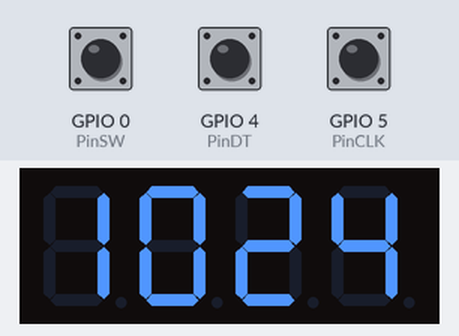
Recording of a sketch running on a simulated ESP8266 (NodeMCU). Shown: 4-digit seven-segment display. Inputs (shaded band) come from the test bench; at power-on: GPIO 0 (PinSW) HIGH, GPIO 5 (PinCLK) LOW, GPIO 4 (PinDT) HIGH. WiFi joins after 1.5 s; servers stay silent unless stated; the local clock reads 2024-03-15 10:24:30 at power-on unless the sketch sets it; what the sketch prints to the serial monitor is not drawn.

Above: at 2.7 s.
2.8 s: GPIO 0 (PinSW) pulled LOW for 0.15 s
At 3.9 s:
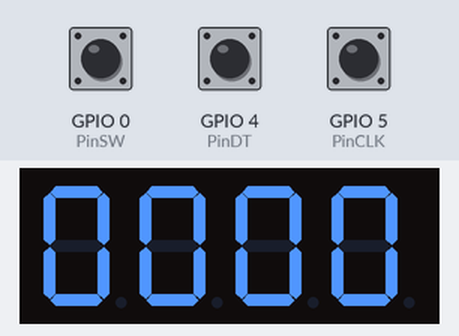
5.9 s: GPIO 0 (PinSW) pulled LOW for 1 s
9.9 s: GPIO 5 (PinCLK) pulsed HIGH 2 times (0.12 s each, 0.3 s apart)
At 11.3 s:
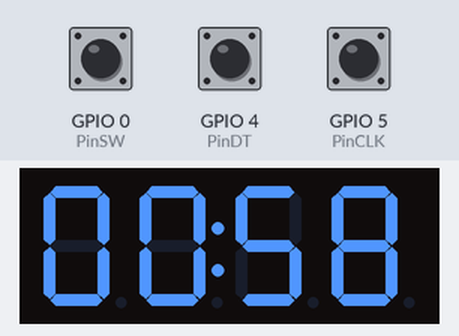
Timing chart, 0 to 12.9 s (numbered marks = the images above; inputs shaded):
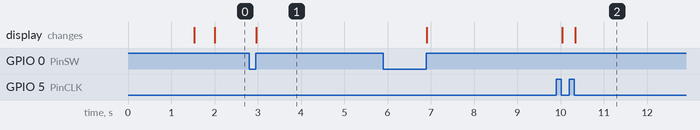

The sketch:

wificlock.ino
```cpp
//#define DEBUG

#include <ESP8266WiFi.h>
#include <time.h>
#include "TM1637.h"
#define ON 1
#define OFF 0

///////////////////////////// Wifi setup
const char* ssid = "";
const char* password = "";

//////////////////////////// KY-040 Rotary encoder
const int PinCLK=5;                   // Used for generating interrupts using CLK signal
const int PinDT=4;                    // Used for reading DT signal
const int PinSW=0;                    // Used for the push button switch
static long encoderPos = -1;    // Au 1er démarrage, il passera à 0
int PinCLKLast = LOW;
volatile boolean TurnDetected;
volatile boolean up;
static long virtualPosition=0;    // position of rotary encoder

//////////////////////////// init global variables
char hour[9]="";
char prev_hour[9]="";
int8_t TimeDisp[] = {0x00,0x00,0x00,0x00};

int alarm_h=0;
int alarm_m=0;

int timezone = 2*3600;
int dst = 1;

//////////////////////////// Menus
enum menu {TIME, SET_ALARM_H, SET_ALARM_M};
volatile enum menu posMenu;
enum menu oldPosMenu;
volatile unsigned long startMenu;
unsigned long delayMenu = 5000;

/////////////////////////// 4 digit display
unsigned char ClockPoint = 1;
#define CLK 14//pins definitions for TM1637 and can be changed to other ports
#define DIO 12
TM1637 tm1637(CLK,DIO);

// Create an instance of the server
// specify the port to listen on as an argument
WiFiServer server(80);

void isrCLK ()  {                    // Interrupt service routine is executed when a HIGH to LOW transition is detected on CLK
 if (digitalRead(PinCLK))
   up = digitalRead(PinDT);
 else
   up = !digitalRead(PinDT);
 TurnDetected = true;
 startMenu=millis();
}

void isrInter() {
  virtualPosition=0;              // reset counter to 0
  switch (posMenu) {
    case TIME        : posMenu=SET_ALARM_H;
                       break;
    case SET_ALARM_H : posMenu=SET_ALARM_M;
                       break;
    case SET_ALARM_M : posMenu=TIME;
                       break;
  }
 startMenu=millis();
}


void setup() {

  startLog();
  delay(10);

  // KY-040 Rotary encoder
  pinMode (PinCLK,INPUT);
  pinMode (PinDT,INPUT);
  pinMode (PinSW,INPUT);
  attachInterrupt (digitalPinToInterrupt(PinCLK),isrCLK,FALLING);   // interrupt CLK
  attachInterrupt (digitalPinToInterrupt(PinSW),isrInter,RISING);   // interrupt

  posMenu = TIME;

  // Connect to WiFi network
  mainLog(formatMsg("Connecting to %s",ssid));

  WiFi.mode(WIFI_STA);
  WiFi.begin(ssid, password);

  while (WiFi.status() != WL_CONNECTED) {
    delay(500);
    mainLog_(".");
  }

  mainLog("WiFi connected");

  getTime(hour);

  // Start the server
  server.begin();
  mainLog("Server started");

  // Print the IP address
//  mainLog(formatMsg("IP adress=%s",WiFi.localIP()));
  mainLog(WiFi.localIP().toString());

  tm1637.set(0);
  tm1637.init();

  hour[8]='\0';
  prev_hour[8]='\0';
}

void loop() {
 int inc = 0;
 if (TurnDetected)  {        // do this only if rotation was detected
   if (up) {
     inc = 1;

     virtualPosition++;
   }
   else {
     inc = -1;
     virtualPosition--;
   }
   TurnDetected = false;          // do NOT repeat IF loop until new rotation detected
   Serial.print ("Count = ");
   Serial.println (virtualPosition);
 }

 if (millis()-startMenu>delayMenu) {
    posMenu = TIME;
 }

 if (oldPosMenu!=posMenu) {
  Serial.print("nouveau menu:");
  Serial.println(posMenu);
  oldPosMenu=posMenu;
 }

  switch (posMenu){
    case TIME        : oclock();
                       break;
    case SET_ALARM_H : setAlarmH(&alarm_h, inc);
                       break;
    case SET_ALARM_M : setAlarmM(&alarm_m, inc);
                       break;
  }
}
```

alarm.ino
```cpp
void setAlarmH(int* alarm_h, int inc) {
  tm1637.point(POINT_OFF);
  *alarm_h+=inc;
  if (*alarm_h<0)
    *alarm_h=23;
  else if (*alarm_h>=24)
    *alarm_h = 0;

  TimeDisp[0] = *alarm_h/10;
  TimeDisp[1] = *alarm_h % 10;
  TimeDisp[2] = 0;
  TimeDisp[3] = 0;
  tm1637.display(TimeDisp);
}

void setAlarmM(int *alarm_m, int inc) {
  tm1637.point(POINT_ON);

  *alarm_m+=inc;
  if (*alarm_m<0)
    *alarm_m=59;
  else if (*alarm_m>=60)
    *alarm_m = 0;

  //TimeDisp[0] = 16;
  //TimeDisp[1] = 16;
  TimeDisp[2] = *alarm_m / 10;
  TimeDisp[3] = *alarm_m % 10;
  tm1637.display(TimeDisp);
}
```

log.ino
```cpp
int curline = 0;

void startLog(void){
    Serial.begin(115200);
}

void debugLog(const String str) {
#ifdef DEBUG
  static String debugMsg;
  curline = 0;
  debugMsg,"DEBUG : "+str;
  Serial.println(debugMsg);
#endif
}

void mainLog(const String str) {
  if (curline==1){
    Serial.println();
    curline = 0;
  }
  static String logMsg;
  logMsg = "Log : "+str;
  Serial.println(logMsg);
}

void mainLog_(const String str) {
  if (!curline) {
    static String logMsg;
    logMsg="Log   : "+str;
    Serial.print(logMsg);
    curline = 1;
  }
  else
    Serial.print(str);

}

char * formatMsg(const char *message, ...)
{

    static char result[500]; // must be static otherwise it's freed immediately after returning.
    va_list ap;
    va_start(ap, message);
    vsnprintf(result, sizeof result, message, ap);
    va_end(ap);
    return result;
}
```

oclock.ino
```cpp
void getTime(char *h){
  configTime(timezone, dst, "pool.ntp.org","time.nist.gov");
  while(!time(nullptr)){
    Serial.print("*");
    delay(1000);
  }
}

void oclock(void) {
  time_t now = time(nullptr);
  struct tm* p_tm = localtime(&now);
  sprintf(hour,"%02d:%02d:%02d",p_tm->tm_hour,p_tm->tm_min,p_tm->tm_sec);


  debugLog(formatMsg("%s / %s --> %d",hour,prev_hour,strcmp(hour, prev_hour)));

  if (strcmp(hour, prev_hour)==0)
    return;
  strcpy(prev_hour, hour);

  debugLog(hour);

  displayClock(p_tm);
  tm1637.display(TimeDisp);
  ClockPoint = (~ClockPoint) & 0x01;
}

void displayClock(tm* p_tm)
{
  if(ClockPoint)tm1637.point(POINT_ON);
  else tm1637.point(POINT_OFF);
  TimeDisp[0] = p_tm->tm_hour / 10;
  if (TimeDisp[0]==0)
    TimeDisp[0] = 16;
  TimeDisp[1] = p_tm->tm_hour % 10;
  TimeDisp[2] = p_tm->tm_min / 10;
  TimeDisp[3] = p_tm->tm_min % 10;
}
```

Measured:
- after the input at 2.8 s, the display: changes after 0.16 s (image 1)
